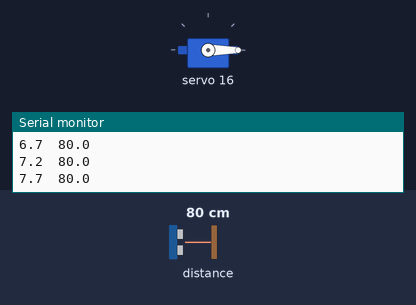
A sketch run on a simulated Arduino Mega 2560, built with avr-gcc and run on an emulated ATmega2560. Shown: servo, the last lines printed to the serial monitor. The inputs (shaded band) are chosen by the test bench; at power-on: distance to the obstacle 80 cm.

Above: at 1.7 s.
1.8 s: distance to the obstacle set to 120 cm
At 4.7 s:
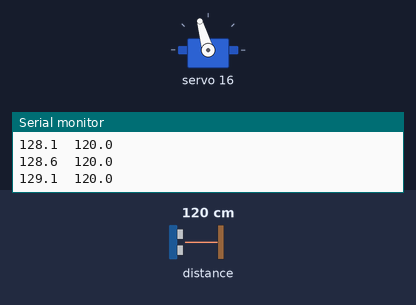
4.8 s: distance to the obstacle set to 2 cm
7.8 s: distance to the obstacle set to 250 cm
At 10.92 s:
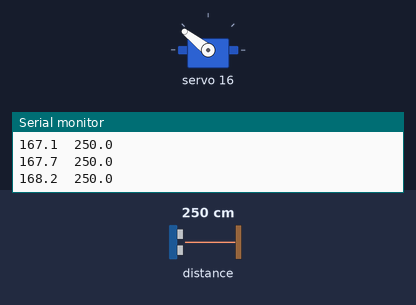
Timing chart, 0 to 19.8 s (numbered marks = the images above; inputs shaded):
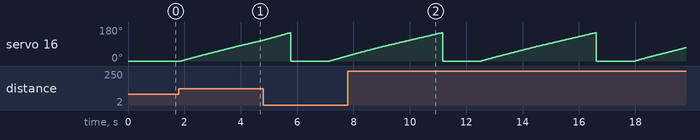

Measured:
- by itself, servo 16: ramps from 0° to 150° and jumps back, once every 5.5 s

The sketch:

ClassLidarScan.ino
```cpp
//                            Class LidarScan
//                              30 November 2021
// Scans Lidar from zero to 180 degrees in one degree increments
//  and prints distance to the serial monitor

#include <Wire.h>
#include <Adafruit_PWMServoDriver.h>
Adafruit_PWMServoDriver pwm = Adafruit_PWMServoDriver(0x41); //board I2C address

#include <LIDARLite.h>
LIDARLite myLidarLite;

/*  SERVO LIMITS
 *   Robot      ServoMin     ServoMax
 *   Red         100          475
 *   White        90          440
 *   Green        90          450
 *   Blue         90          440
 *   Black        80          430
 *   Yellow      110          490
 */

#define SERVOMIN   80 // This is the 'minimum' pulse length count (out of 4096)
#define SERVOMAX  430 // This is the 'maximum' pulse length count (out of 4096)
#define SERVO_FREQ 50 // Analog servos run at ~50 Hz updates

int servonum = 0;
int pulselen;
float servoAngle;
float D;

void setup() {
  delay(500);
  Serial.begin(9600);                      //Serial Monitor
  Serial1.begin(19200);

//   configure(int configuration, char lidarliteAddress);
  myLidarLite.begin(0, true);
  myLidarLite.configure(0);

//   configure(int configuration, char lidarliteAddress);
  myLidarLite.begin(0, true);
  myLidarLite.configure(0);

  pwm.begin();
  pwm.setPWMFreq(SERVO_FREQ);  // Analog servos run at ~50 Hz updates

  delay(10);
  Serial.println("Angle    Distance");
}

void loop() {
//  point the Lidar to zero degrees
    pulselen = SERVOMIN;
    pwm.setPWM(servonum, 0, pulselen);
    delay(1000);                 // time for servo to reach position
                                 //  before taking a lidar distance measurement
// scan to 180 degrees

  for (int pulselen = SERVOMIN; pulselen < SERVOMAX; pulselen++) {
    pwm.setPWM(servonum, 0, pulselen);
    servoAngle = Angle(pulselen);
// Find the distance
    D = myLidarLite.distance(false);

//  print to monitor with Serial; to logomatic with Serial1
    Serial.print(servoAngle,1);
    Serial.write(9);
    Serial.println(D,1);
  }
}

float Angle(int pulseWidth) {
float servoAng = 0;

  servoAng = 180*(float(pulseWidth - SERVOMIN)/float(SERVOMAX - SERVOMIN));

  return servoAng;
}
```
